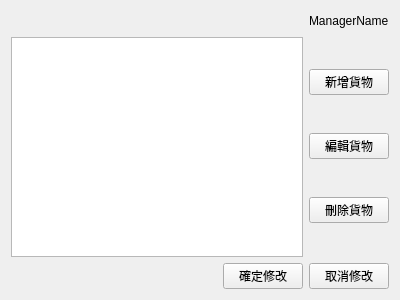
<?xml version="1.0" encoding="UTF-8"?>
<ui version="4.0">
 <class>ProductManagementForm</class>
 <widget class="QWidget" name="ProductManagementForm">
  <property name="geometry">
   <rect>
    <x>0</x>
    <y>0</y>
    <width>400</width>
    <height>300</height>
   </rect>
  </property>
  <property name="windowTitle">
   <string>Form</string>
  </property>
  <layout class="QVBoxLayout" name="verticalLayout_2">
   <item>
    <layout class="QHBoxLayout" name="horizontalLayout">
     <item>
      <spacer name="horizontalSpacer">
       <property name="orientation">
        <enum>Qt::Horizontal</enum>
       </property>
       <property name="sizeHint" stdset="0">
        <size>
         <width>40</width>
         <height>20</height>
        </size>
       </property>
      </spacer>
     </item>
     <item>
      <widget class="QLabel" name="label">
       <property name="text">
        <string>ManagerName</string>
       </property>
      </widget>
     </item>
    </layout>
   </item>
   <item>
    <layout class="QHBoxLayout" name="horizontalLayout_2">
     <item>
      <widget class="QTableView" name="tableView"/>
     </item>
     <item>
      <layout class="QVBoxLayout" name="verticalLayout">
       <item>
        <widget class="QPushButton" name="pushButton_3">
         <property name="text">
          <string>新增貨物</string>
         </property>
        </widget>
       </item>
       <item>
        <widget class="QPushButton" name="pushButton_4">
         <property name="text">
          <string>編輯貨物</string>
         </property>
        </widget>
       </item>
       <item>
        <widget class="QPushButton" name="pushButton_5">
         <property name="text">
          <string>刪除貨物</string>
         </property>
        </widget>
       </item>
      </layout>
     </item>
    </layout>
   </item>
   <item>
    <layout class="QHBoxLayout" name="horizontalLayout_3">
     <item>
      <spacer name="horizontalSpacer_2">
       <property name="orientation">
        <enum>Qt::Horizontal</enum>
       </property>
       <property name="sizeHint" stdset="0">
        <size>
         <width>40</width>
         <height>20</height>
        </size>
       </property>
      </spacer>
     </item>
     <item>
      <widget class="QPushButton" name="pushButton">
       <property name="text">
        <string>確定修改</string>
       </property>
      </widget>
     </item>
     <item>
      <widget class="QPushButton" name="pushButton_2">
       <property name="text">
        <string>取消修改</string>
       </property>
      </widget>
     </item>
    </layout>
   </item>
  </layout>
 </widget>
 <resources/>
 <connections/>
</ui>
